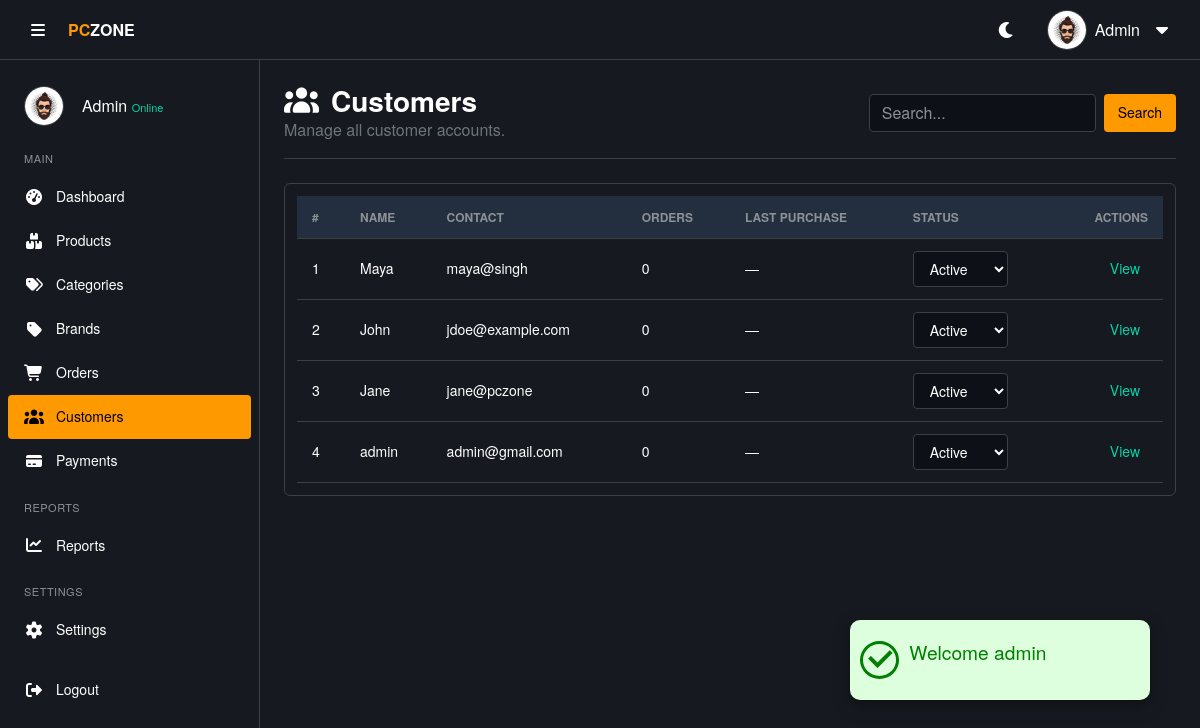
The page /admin/customers.php (signed in) on the database its author committed.
### tables this page shows
CREATE TABLE IF NOT EXISTS users (
    user_id INT AUTO_INCREMENT PRIMARY KEY,
    username VARCHAR(150),
    email VARCHAR(100) UNIQUE NOT NULL,
    password VARCHAR(255) NOT NULL,
    date_of_birth DATE DEFAULT NULL,
    gender ENUM('Male','Female','Other') DEFAULT NULL,
    phone VARCHAR(20),
    email_verified BOOLEAN DEFAULT FALSE,
    role ENUM('admin','user') NOT NULL DEFAULT 'user',
    status ENUM('active','inactive') DEFAULT 'active',
    last_login DATETIME DEFAULT NULL,
    created_at TIMESTAMP DEFAULT CURRENT_TIMESTAMP,
    updated_at TIMESTAMP DEFAULT CURRENT_TIMESTAMP ON UPDATE CURRENT_TIMESTAMP
);

### includes/functions.php (called while the page is built, shortened)
<?php
function e($v)
{
  return htmlspecialchars($v ?? '');
}

### admin/customers.php (the view, shortened to what this page needs)
<?php
require('../includes/functions.php');
$search = trim($_GET['q'] ?? '');
$whereClause = '';
$sql = "
    SELECT u.*, MAX(o.created_at) AS last_order, COUNT(o.order_id) AS orders_count, COALESCE(SUM(o.total_amount), 0) AS total_purchases
    FROM users u
    LEFT JOIN orders o ON o.user_id = u.user_id
    $whereClause
    GROUP BY u.user_id
    ORDER BY last_order DESC, u.created_at DESC
";
$result = $conn->query($sql);
$customers = $result->fetch_all(MYSQLI_ASSOC);
?>
<!DOCTYPE html>
<html lang="en">
<head>
  <?php require('./includes/header-link.php') ?>
</head>
<body>
  <?php require('./includes/alert.php');
  include './includes/header.php';
  include './includes/sidebar.php';
  ?>
  <main class="main-content">
    <div class="page-header">
      <div>
        <h2><i class="fas fa-users"></i> Customers</h2>
        <p class="text-muted mb-0">Manage all customer accounts.</p>
      </div>
      <form class="d-flex" method="get" action="customers.php">
        <input name="q" class="search-input" placeholder="Search..." value="<?= e($search) ?>">
        <button class="btn-add ms-2" type="submit">Search</button>
      </form>
    </div>
    <div class="table-container">
      <table class="data-table">
        <thead>
          <tr>
            <th>#</th>
            <th>Name</th>
            <th>Contact</th>
            <th>Orders</th>
            <th>Last Purchase</th>
            <th>Status</th>
            <th class="text-end">Actions</th>
          </tr>
        </thead>
        <tbody>
          <?php if (!empty($customers)): ?>
            <?php foreach ($customers as $index => $customer): ?>
              <tr>
                <td><?= $index + 1; ?></td>
                <td><?= e($customer['username']); ?></td>
                <td><?= e($customer['email']); ?></td>
                <td><?= (int)$customer['orders_count']; ?></td>
                <td><?= $customer['last_order'] ? date('d M Y', strtotime($customer['last_order'])) : '—'; ?></td>
                <td>
                  <form method="post" class="d-inline">
                    <select name="status" class="status-select" onchange="this.form.submit()">
                      <option value="active" <?= $customer['status'] === 'active' ? 'selected' : '' ?>>Active</option>
                    </select>
                  </form>
                </td>
                <td class="text-end">
                  <a href="customer_view.php?id=<?= (int)$customer['user_id'] ?>" class="btn-edit">View</a>
                </td>
              </tr>
            <?php endforeach; ?>
          <?php else: ?>
            <tr>
              <td colspan="7" class="text-center py-4">No customers found.</td>
            </tr>
          <?php endif; ?>
        </tbody>
      </table>
    </div>
  </main>
</body>
</html>

### admin/assets/css/style.css (style rules this page uses)
* { margin: 0; padding: 0; box-sizing: border-box; }
body { font-family: "Amazon Ember", "Helvetica Neue", Roboto, Arial, sans-serif; font-size: 16px; line-height: 1.5; background-color: var(--bg-body); color: var(--text-color); transition: background-color 0.3s, color 0.3s; }
:root { --bg-body: #16191f; --bg-section: #16191f; --bg-card: #16191f; --bg-input: #0d1117; --text-color: #ffffff; --text-muted: #8c9196; --border-color: #3c4043; --primary: #ff9900; --primary-hover: #ffad33; --primary-text: #000000; --hover-bg: #2a3139; --table-header: #232f3e; --scroll-track: #16191f; --success: #00d4aa; --danger: #d13212; --warning: #ff9900; --success-bg: rgba(0, 212, 170, 0.1); --danger-bg: rgba(209, 50, 18, 0.1); --warning-bg: rgba(255, 153, 0, 0.1); --transition: all 0.3s ease; }
.main-content { margin-left: 260px; padding: 24px; padding-top: 84px; transition: margin-left 0.3s, width 0.3s; background-color: var(--bg-body); min-height: 100vh; }
.page-header { display: flex; justify-content: space-between; align-items: center; margin-bottom: 24px; padding-bottom: 16px; border-bottom: 1px solid var(--border-color); }
.page-header h2, .page-header h3 { font-size: 1.75rem; font-weight: 600; margin: 0; color: var(--text-color); display: flex; align-items: center; gap: 12px; }
.table-container { width: 100%; max-width: 100%; background-color: var(--bg-section); border: 1px solid var(--border-color); border-radius: 6px; overflow-x: auto; padding: 12px; }
.data-table, .product-table { width: 100%; border-collapse: collapse; font-size: 14px; color: var(--text-color); }
.data-table { width: 100%; border-collapse: collapse; font-size: 14px; }
.data-table th, .data-table td { padding: 12px 15px; text-align: left; border-bottom: 1px solid var(--border-color); color: var(--text-color); vertical-align: middle; }
.data-table th { background-color: var(--table-header); color: var(--text-muted); font-weight: 600; font-size: 12px; text-transform: uppercase; }
.search-input, .status-select, .form-control, .form-select { background-color: var(--bg-input); color: var(--text-color); border: 1px solid var(--border-color); border-radius: 4px; padding: 6px 12px; transition: var(--transition); }
.search-input::placeholder { color: var(--text-muted); }
.btn-add, .btn-success { background-color: var(--primary); color: var(--primary-text); border: none; border-radius: 4px; padding: 8px 14px; font-weight: 500; font-size: 14px; text-decoration: none; display: inline-flex; align-items: center; gap: 8px; cursor: pointer; }
.btn-edit, .btn-delete { background: none; border: none; padding: 4px 8px; cursor: pointer; text-decoration: none; font-size: 14px; }
.btn-edit { color: var(--success); }
.popup > .icon > i { font-size: 2rem; border-radius: 50%; margin: 0 10px; font-weight: 700; }
.popup-success > .icon > i { background-color: #ddffdd; color: green; border: 3px solid green; border-radius: 50%; }

### rows shown on the page
users: username "Maya", email "maya@singh", orders_count "0", status "Active"
users: username "John", email "jdoe@example.com", orders_count "0", status "Active"
users: username "Jane", email "jane@pczone", orders_count "0", status "Active"
users: username "admin", email "admin@gmail.com", orders_count "0", status "Active"

### other values the page prints
$_SESSION['message']['title'] "Welcome admin"
$userName "Admin"
$_SESSION['full_name'] "Admin"
